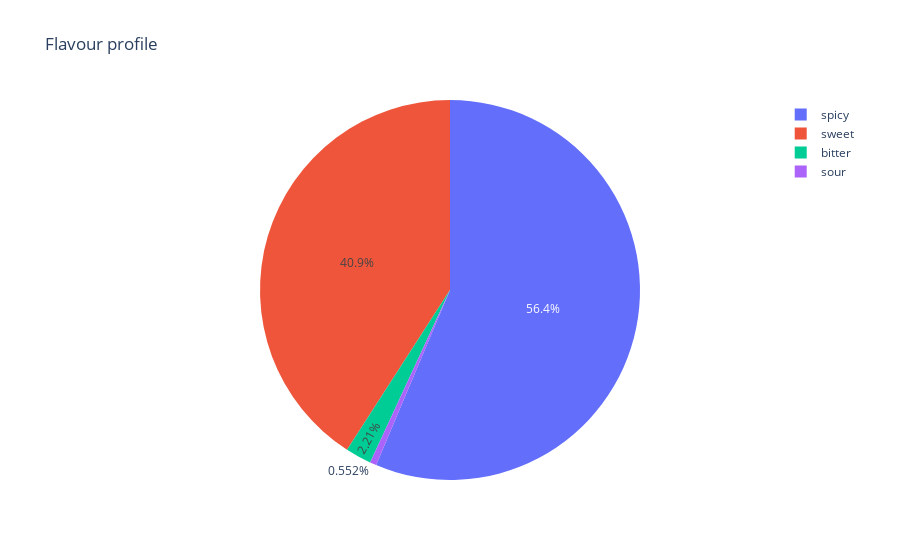

Notebook cell for this chart:
### Code cell
px.pie(df, names='flavor_profile', title='Flavour profile')

### Figure 1 — Plotly figure (JSON) as saved in the notebook; plotly's stock layout.template omitted (floating-point values rounded to 4 significant figures; data arrays with more than 128 entries replaced by an {"elided": "..."} marker saying what was removed)
{"data": [{"domain": {"x": [0, 1], "y": [0, 1]}, "hovertemplate": "flavor_profile=%{label}<extra></extra>", "labels": {"elided": "181 str values"}, "legendgroup": "", "name": "", "showlegend": true, "type": "pie"}], "layout": {"legend": {"tracegroupgap": 0}, "title": {"text": "Flavour profile"}}}
